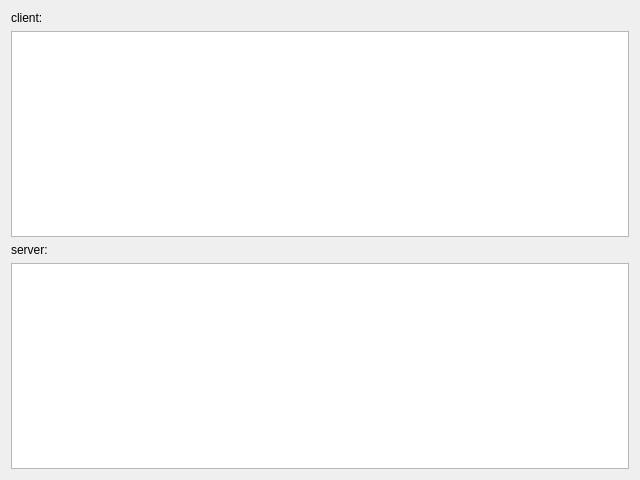
<?xml version="1.0" encoding="UTF-8"?>
<ui version="4.0">
 <class>filedialog</class>
 <widget class="QDialog" name="filedialog">
  <property name="geometry">
   <rect>
    <x>0</x>
    <y>0</y>
    <width>640</width>
    <height>480</height>
   </rect>
  </property>
  <property name="windowTitle">
   <string>Dialog</string>
  </property>
  <layout class="QGridLayout" name="gridLayout">
   <item row="0" column="0">
    <widget class="QLabel" name="label">
     <property name="text">
      <string>client:</string>
     </property>
    </widget>
   </item>
   <item row="1" column="0">
    <widget class="QListWidget" name="clientFile">
     <property name="contextMenuPolicy">
      <enum>Qt::CustomContextMenu</enum>
     </property>
    </widget>
   </item>
   <item row="2" column="0">
    <widget class="QLabel" name="label_2">
     <property name="text">
      <string>server:</string>
     </property>
    </widget>
   </item>
   <item row="3" column="0">
    <widget class="QListWidget" name="serverFile"/>
   </item>
  </layout>
 </widget>
 <resources/>
 <connections>
  <connection>
   <sender>clientFile</sender>
   <signal>customContextMenuRequested(QPoint)</signal>
   <receiver>filedialog</receiver>
   <slot>on_customContextMenuRequested(QPoint)</slot>
   <hints>
    <hint type="sourcelabel">
     <x>339</x>
     <y>120</y>
    </hint>
    <hint type="destinationlabel">
     <x>397</x>
     <y>648</y>
    </hint>
   </hints>
  </connection>
 </connections>
 <slots>
  <slot>on_customContextMenuRequested(QPoint)</slot>
 </slots>
</ui>
